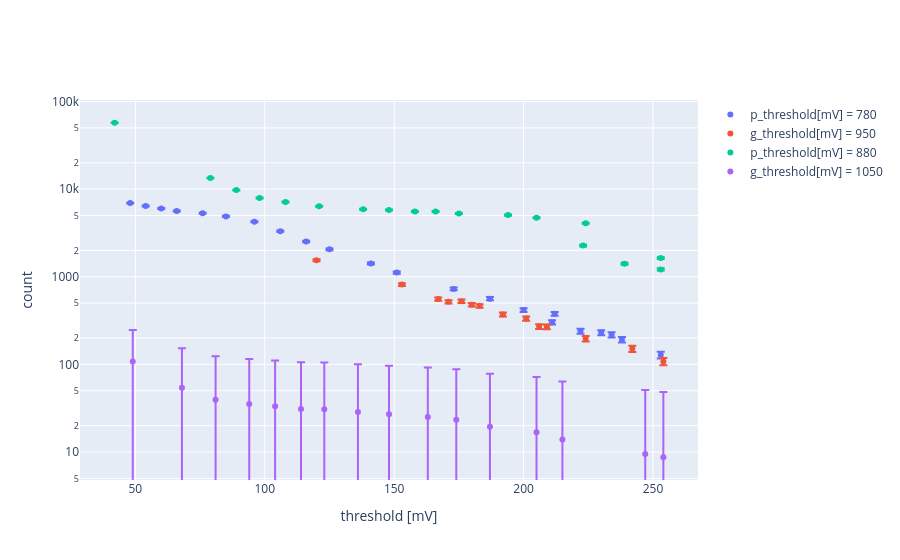

Notebook code cell kept with this figure:
### Code cell
df_780p = df_varia[df_varia['p_tensione[V]'] == 780]
df_950g = df_varia[df_varia['g_tensione[V]'] == 950]
df_800p = df_varia[df_varia['p_tensione[V]'] == 800]
df_980g = df_varia[df_varia['g_tensione[V]'] == 980]
df_880p = df_varia[df_varia['p_tensione[V]'] == 880]
df_1050g = df_varia[df_varia['g_tensione[V]'] == 1050]

fig = go.Figure()
fig.add_trace(go.Scatter(x=df_780p['p_threshold[mV]'], y=df_780p['p_count'], mode='markers', name='p_threshold[mV] = 780', error_y=dict(type='data', array=np.sqrt(df_780p['p_count']), visible=True)))
fig.add_trace(go.Scatter(x=df_950g['g_threshold[mV]'], y=df_950g['g_count'], mode='markers', name='g_threshold[mV] = 950', error_y=dict(type='data', array=np.sqrt(df_950g['g_count']), visible=True)))
fig.add_trace(go.Scatter(x=df_880p['p_threshold[mV]'], y=df_880p['p_count'], mode='markers', name='p_threshold[mV] = 880', error_y=dict(type='data', array=np.sqrt(df_880p['p_count']), visible=True)))
fig.add_trace(go.Scatter(x=df_1050g['g_threshold[mV]'], y=df_1050g['g_count']/180, mode='markers', name='g_threshold[mV] = 1050', error_y=dict(type='data', array=np.sqrt(df_1050g['g_count']), visible=True)))
# fig.add_trace(go.Scatter(x=df_800p['p_threshold[mV]'], y=df_800p['p_count'], mode='markers', name='p_threshold[mV] = 800', error_y=dict(type='data', array=np.sqrt(df_800p['p_count']), visible=True)))
# fig.add_trace(go.Scatter(x=df_980g['g_threshold[mV]'], y=df_980g['g_count'], mode='markers', name='g_threshold[mV] = 980', error_y=dict(type='data', array=np.sqrt(df_980g['g_count']), visible=True)))

fig.update_layout(
    xaxis_title='threshold [mV]',
    yaxis_title='count',
    yaxis_type= 'log'
)
fig.show()

### Figure 1 — Plotly figure (JSON) as saved in the notebook; plotly's stock layout.template omitted (floating-point values rounded to 4 significant figures)
{"data": [{"error_y": {"array": [37.68, 11.31, 20.45, 33.42, 14.76, 19.44, 13.86, 23.73, 15.2, 26.96, 15.49, 17.38, 45.37, 50.32, 57.57, 65.21, 69.92, 72.8, 75.11, 80.14, 83.26, 77.49], "type": "data", "visible": true}, "mode": "markers", "name": "p_threshold[mV] = 780", "type": "scatter", "x": [141, 253, 200, 151, 234, 212, 238, 187, 230, 173, 222, 211, 125, 116, 106, 96, 85, 76, 66, 54, 48, 60], "y": [1420.0, 128.0, 418.0, 1117.0, 218.0, 378.0, 192.0, 563.0, 231.0, 727.0, 240.0, 302.0, 2058.0, 2532.0, 3314.0, 4252.0, 4889.0, 5300.0, 5642.0, 6422.0, 6932.0, 6004.0]}, {"error_y": {"array": [39.34, 28.55, 21.59, 16.4, 19.29, 18.28, 14.04, 22.76, 23.6, 16.43, 21.91, 10.39, 12.29, 22.93, NaN, NaN, NaN, NaN, NaN, NaN, NaN, NaN, NaN, NaN, NaN, NaN, NaN], "type": "data", "visible": true}, "mode": "markers", "name": "g_threshold[mV] = 950", "type": "scatter", "x": [120, 153, 183, 209, 192, 201, 224, 171, 167, 206, 180, 254, 242, 176, 217, 217, 217, 217, 217, 217, 217, 217, 217, 217, 215, 215, 215], "y": [1548.0, 815.0, 466.0, 269.0, 372.0, 334.0, 197.0, 518.0, 557.0, 270.0, 480.0, 108.0, 151.0, 526.0, NaN, NaN, NaN, NaN, NaN, NaN, NaN, NaN, NaN, NaN, NaN, NaN, NaN]}, {"error_y": {"array": [63.93, 68.7, 71.13, 72.55, 74.55, 74.56, 76.05, 76.77, 79.93, 84.44, 89.08, 98.75, 115.8, 37.56, 40.44, 34.83, 47.64, 239.3, NaN, NaN, NaN, NaN, NaN], "type": "data", "visible": true}, "mode": "markers", "name": "p_threshold[mV] = 880", "type": "scatter", "x": [224, 205, 194, 175, 166, 158, 148, 138, 121, 108, 98, 89, 79, 239, 253, 253, 223, 42, 178, 178, 178, 178, 178], "y": [4087.0, 4720.0, 5059.0, 5263.0, 5557.0, 5559.0, 5784.0, 5893.0, 6389.0, 7130.0, 7936.0, 9751.0, 13410.0, 1411.0, 1635.0, 1213.0, 2270.0, 57270.0, NaN, NaN, NaN, NaN, NaN]}, {"error_y": {"array": [49.96, 59.06, 64.86, 67.29, 69.62, 71.8, 74.45, 74.79, 77.47, 79.74, 84.27, 98.8, 139.2, 55.07, 41.4, 39.62, NaN, NaN, NaN, NaN, NaN], "type": "data", "visible": true}, "mode": "markers", "name": "g_threshold[mV] = 1050", "type": "scatter", "x": [215, 187, 174, 163, 148, 136, 123, 114, 104, 94, 81, 68, 49, 205, 247, 254, 166, 166, 166, 166, 166], "y": [13.87, 19.38, 23.37, 25.16, 26.93, 28.64, 30.79, 31.07, 33.34, 35.33, 39.46, 54.23, 107.6, 16.85, 9.522, 8.722, NaN, NaN, NaN, NaN, NaN]}], "layout": {"xaxis": {"title": {"text": "threshold [mV]"}}, "yaxis": {"title": {"text": "count"}, "type": "log"}}}
